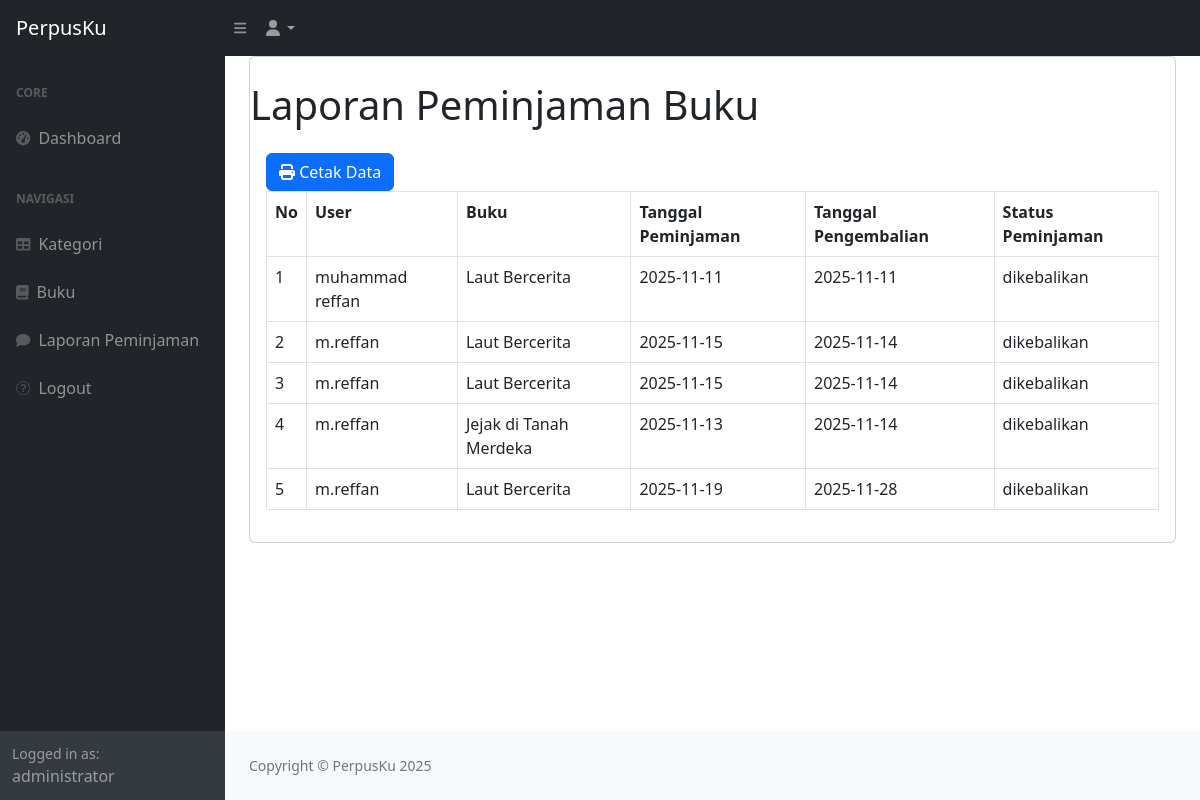
The page /index.php?page=laporan (signed in) on the database its author committed.
### tables this page shows
CREATE TABLE `peminjaman` (
  `id_peminjaman` int(11) NOT NULL,
  `id_user` int(11) DEFAULT NULL,
  `id_buku` int(11) DEFAULT NULL,
  `tanggal_peminjaman` varchar(255) DEFAULT NULL,
  `tanggal_pengembalian` varchar(255) DEFAULT NULL,
  `status_peminjaman` enum('dipinjam','dikebalikan','','') DEFAULT NULL
);

CREATE TABLE `user` (
  `id_user` int(11) NOT NULL,
  `nama` varchar(255) DEFAULT NULL,
  `username` varchar(255) DEFAULT NULL,
  `password` varchar(255) DEFAULT NULL,
  `email` varchar(255) DEFAULT NULL,
  `alamat` text DEFAULT NULL,
  `no_telepon` varchar(255) DEFAULT NULL,
  `level` enum('admin','petugas','peminjam','') DEFAULT NULL
);

CREATE TABLE `buku` (
  `id_buku` int(11) NOT NULL,
  `id_kategori` int(11) DEFAULT NULL,
  `judul` varchar(255) DEFAULT NULL,
  `penulis` varchar(255) DEFAULT NULL,
  `penerbit` varchar(255) DEFAULT NULL,
  `tahun_terbit` varchar(255) DEFAULT NULL,
  `deskripsi` text DEFAULT NULL
);

### laporan.php (the view)
<div class="card">
    <h1 class="mt-4">Laporan Peminjaman Buku</h1>
    <div class="card-body">
        <div class="row">
            <div class="col-md-12">
                <a href="cetak.php" target="_blank" class="btn btn-primary">
                    <i class="fa fa-print"></i> Cetak Data
                </a>
                <table class="table table-bordered" id="datatable" width="100%" cellspacing="0">
                    <tr>
                        <th>No</th>
                        <th>User</th>
                        <th>Buku</th>
                        <th>Tanggal Peminjaman</th>
                        <th>Tanggal Pengembalian</th>
                        <th>Status Peminjaman</th>
                    </tr>
                    <?php
                    $query = mysqli_query($koneksi,
                        "SELECT * FROM peminjaman
                        LEFT JOIN user ON user.id_user = peminjaman.id_user
                        LEFT JOIN buku ON buku.id_buku = peminjaman.id_buku"
                    );
                    $i = 1;
                    while ($data = mysqli_fetch_array($query)) {
                    ?>
                        <tr>
                            <td><?php echo $i++; ?></td>
                            <td><?php echo $data['nama']; ?></td>
                            <td><?php echo $data['judul']; ?></td>
                            <td><?php echo $data['tanggal_peminjaman']; ?></td>
                            <td><?php echo $data['tanggal_pengembalian']; ?></td>
                            <td><?php echo $data['status_peminjaman']; ?></td>
                        </tr>
                    <?php
                    }
                    ?>
                </table>
            </div>
        </div>
    </div>
</div>

### rows shown on the page
peminjaman: id_user.nama "muhammad reffan", id_buku.judul "Laut Bercerita", tanggal_peminjaman "2025-11-11", tanggal_pengembalian "2025-11-11", status_peminjaman "dikebalikan"
peminjaman: id_user.nama "m.reffan", id_buku.judul "Laut Bercerita", tanggal_peminjaman "2025-11-15", tanggal_pengembalian "2025-11-14", status_peminjaman "dikebalikan"
peminjaman: id_user.nama "m.reffan", id_buku.judul "Laut Bercerita", tanggal_peminjaman "2025-11-15", tanggal_pengembalian "2025-11-14", status_peminjaman "dikebalikan"
peminjaman: id_user.nama "m.reffan", id_buku.judul "Jejak di Tanah Merdeka", tanggal_peminjaman "2025-11-13", tanggal_pengembalian "2025-11-14", status_peminjaman "dikebalikan"
peminjaman: id_user.nama "m.reffan", id_buku.judul "Laut Bercerita", tanggal_peminjaman "2025-11-19", tanggal_pengembalian "2025-11-28", status_peminjaman "dikebalikan"

### other values the page prints
$_SESSION['user']['nama'] "administrator"
